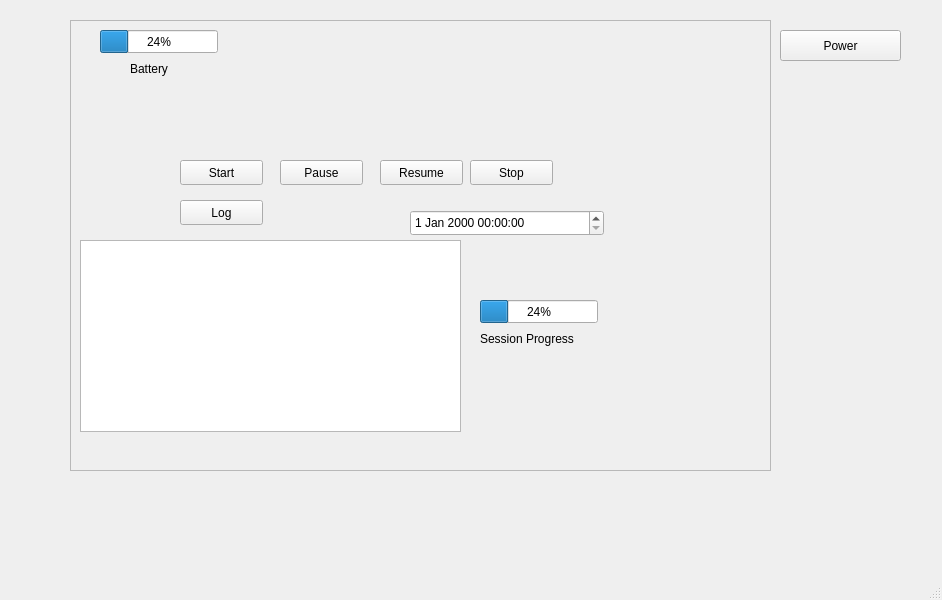
<?xml version="1.0" encoding="UTF-8"?>
<ui version="4.0">
 <class>MainWindow</class>
 <widget class="QMainWindow" name="MainWindow">
  <property name="geometry">
   <rect>
    <x>0</x>
    <y>0</y>
    <width>942</width>
    <height>600</height>
   </rect>
  </property>
  <property name="windowTitle">
   <string>MainWindow</string>
  </property>
  <widget class="QWidget" name="centralwidget">
   <widget class="QFrame" name="frame">
    <property name="geometry">
     <rect>
      <x>70</x>
      <y>20</y>
      <width>701</width>
      <height>451</height>
     </rect>
    </property>
    <property name="frameShape">
     <enum>QFrame::StyledPanel</enum>
    </property>
    <property name="frameShadow">
     <enum>QFrame::Raised</enum>
    </property>
    <widget class="QPushButton" name="Start">
     <property name="geometry">
      <rect>
       <x>110</x>
       <y>140</y>
       <width>83</width>
       <height>25</height>
      </rect>
     </property>
     <property name="text">
      <string>Start</string>
     </property>
    </widget>
    <widget class="QPushButton" name="log">
     <property name="geometry">
      <rect>
       <x>110</x>
       <y>180</y>
       <width>83</width>
       <height>25</height>
      </rect>
     </property>
     <property name="text">
      <string>Log</string>
     </property>
    </widget>
    <widget class="QProgressBar" name="Battery">
     <property name="geometry">
      <rect>
       <x>30</x>
       <y>10</y>
       <width>118</width>
       <height>23</height>
      </rect>
     </property>
     <property name="value">
      <number>24</number>
     </property>
    </widget>
    <widget class="QDateTimeEdit" name="dateTimeEdit">
     <property name="geometry">
      <rect>
       <x>340</x>
       <y>190</y>
       <width>194</width>
       <height>26</height>
      </rect>
     </property>
    </widget>
    <widget class="QPushButton" name="Pause">
     <property name="geometry">
      <rect>
       <x>210</x>
       <y>140</y>
       <width>83</width>
       <height>25</height>
      </rect>
     </property>
     <property name="text">
      <string>Pause</string>
     </property>
    </widget>
    <widget class="QPushButton" name="stopButton">
     <property name="geometry">
      <rect>
       <x>400</x>
       <y>140</y>
       <width>83</width>
       <height>25</height>
      </rect>
     </property>
     <property name="text">
      <string>Stop</string>
     </property>
    </widget>
    <widget class="QPushButton" name="pushButton_2">
     <property name="geometry">
      <rect>
       <x>310</x>
       <y>140</y>
       <width>83</width>
       <height>25</height>
      </rect>
     </property>
     <property name="text">
      <string>Resume</string>
     </property>
    </widget>
    <widget class="QTextBrowser" name="Histroylog">
     <property name="geometry">
      <rect>
       <x>10</x>
       <y>220</y>
       <width>381</width>
       <height>192</height>
      </rect>
     </property>
    </widget>
    <widget class="QProgressBar" name="SessionPr">
     <property name="geometry">
      <rect>
       <x>410</x>
       <y>280</y>
       <width>118</width>
       <height>23</height>
      </rect>
     </property>
     <property name="value">
      <number>24</number>
     </property>
    </widget>
    <widget class="QLabel" name="label">
     <property name="geometry">
      <rect>
       <x>410</x>
       <y>310</y>
       <width>121</width>
       <height>17</height>
      </rect>
     </property>
     <property name="text">
      <string>Session Progress</string>
     </property>
    </widget>
    <widget class="QLabel" name="label_2">
     <property name="geometry">
      <rect>
       <x>60</x>
       <y>40</y>
       <width>62</width>
       <height>17</height>
      </rect>
     </property>
     <property name="text">
      <string>Battery</string>
     </property>
    </widget>
   </widget>
   <widget class="QPushButton" name="power">
    <property name="geometry">
     <rect>
      <x>780</x>
      <y>30</y>
      <width>121</width>
      <height>31</height>
     </rect>
    </property>
    <property name="text">
     <string>Power</string>
    </property>
   </widget>
  </widget>
  <widget class="QMenuBar" name="menubar">
   <property name="geometry">
    <rect>
     <x>0</x>
     <y>0</y>
     <width>942</width>
     <height>22</height>
    </rect>
   </property>
  </widget>
  <widget class="QStatusBar" name="statusbar"/>
 </widget>
 <resources/>
 <connections/>
</ui>
